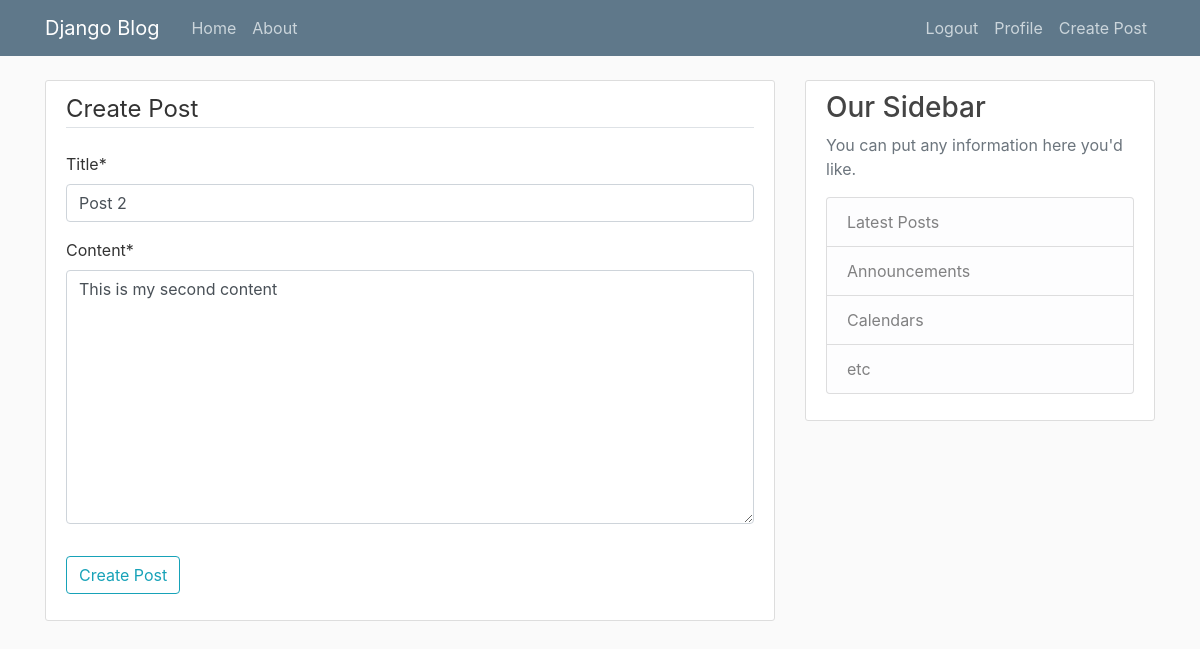
Page /post/2/update/ (signed in) on the earlier database version.
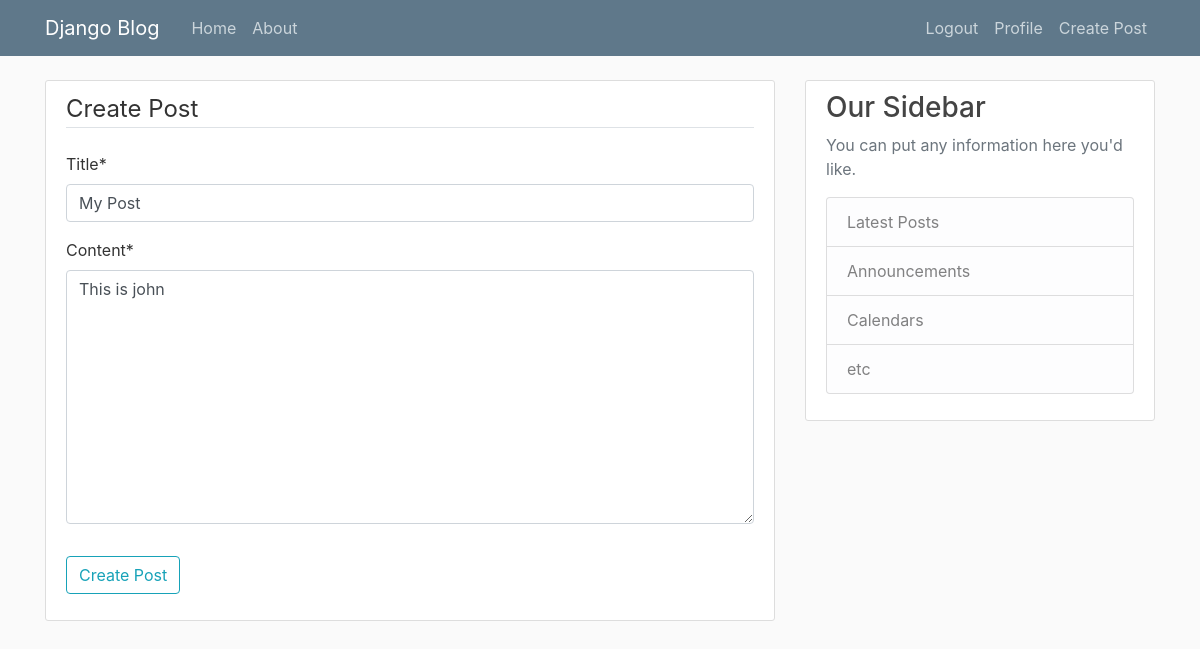
Same page on the later database version.
### blog/models.py (models this page shows, shortened)
class Post(models.Model):
   title = models.CharField(max_length=100)
   content = models.TextField()
   date_posted = models.DateTimeField(default=timezone.now)
   author = models.ForeignKey(User, on_delete=models.CASCADE)

### blog/views.py (the view, shortened to what this page needs)
# urls.py: path('post/<int:pk>/update/', PostUpdateView.as_view(), name="post-update"),
class PostUpdateView(LoginRequiredMixin, UserPassesTestMixin, UpdateView):
    model = Post
    fields = ['title','content']
    template_name = 'blog/create.html'
    def test_func(self):
        post = self.get_object()
        if self.request.user == post.author:
            return True
        return False

### blog/templates/blog/create.html (shortened to what this page needs)
{% extends 'blog/base.html'%}
{% load crispy_forms_tags %}
{% block content %}
    <div class="content-section">
        <form method="POST">
            <fieldset class="form-group">
                <legend class="border-bottom mb-4">Create Post</legend>
                {{ form|crispy }}
            </fieldset>
            <div class="form-group">
                <button type="submit" class="btn btn-outline-info">Create Post</button>
            </div>
        </form>
    </div>
{% endblock content %}

### blog/templates/blog/base.html (shortened to what this page needs)
{% load static %}
<!doctype html>
<html lang="en">
<head>
    <link rel="stylesheet" href="https://stackpath.bootstrapcdn.com/bootstrap/4.3.1/css/bootstrap.min.css"
>
    <link rel="stylesheet" href="{% static 'blog/main.css' %}">
</head>
<body>
    {% include 'blog/nav.html' %}
    <main role="main" class="container">
        <div class="row">
            <div class="col-md-8">
                {% block content %}{% endblock %}
            </div>
            <div class="col-md-4">
                <div class="content-section">
                    <h3>Our Sidebar</h3>
                    <p class='text-muted'>You can put any information here you'd like.
                        <ul class="list-group">
                            <li class="list-group-item list-group-item-light">Latest Posts</li>
                            <li class="list-group-item list-group-item-light">Announcements</li>
                            <li class="list-group-item list-group-item-light">Calendars</li>
                            <li class="list-group-item list-group-item-light">etc</li>
                        </ul>
                    </p>
                </div>
            </div>
        </div>
    </main>
</body>
</html>

### blog/templates/blog/nav.html (shortened to what this page needs)
  <header class="site-header">
        <nav class="navbar navbar-expand-md navbar-dark bg-steel fixed-top">
            <div class="container">
                <a class="navbar-brand mr-4" href="{% url 'blog-home' %}">Django Blog</a>
                <div class="collapse navbar-collapse" id="navbarToggle">
                    <div class="navbar-nav mr-auto">
                        <a class="nav-item nav-link" href="{% url 'blog-home' %}">Home</a>
                        <a class="nav-item nav-link" href="{% url 'blog-about' %}">About</a>
                    </div>
                    <div class="navbar-nav">
                      {% if user.is_authenticated %}
                        <a class="nav-item nav-link" href="{% url 'logout' %}">Logout</a>
                        <a class="nav-item nav-link" href="{% url 'profile' %}">Profile</a>
                        <a class="nav-item nav-link" href="{% url 'post-create' %}">Create Post</a>
                      {% else%}
                        <a class="nav-item nav-link" href="{% url 'login' %}">Login</a>
                        <a class="nav-item nav-link" href="{% url 'register' %}">Register</a>
                      {% endif %}
                    </div>
                </div>
            </div>
        </nav>
    </header>

### blog/static/blog/main.css (style rules this page uses)
body { background: #fafafa; color: #333333; margin-top: 5rem; }
h1, h2, h3, h4, h5, h6 { color: #444444; }
ul { margin: 0; }
.bg-steel { background-color: #5f788a; }
.site-header .navbar-nav .nav-link { color: #cbd5db; }
.content-section { background: #ffffff; padding: 10px 20px; border: 1px solid #dddddd; border-radius: 3px; margin-bottom: 20px; }

Differences in the rows shown:
changed Post: title "Post 2" → "My Post"; content "This is my second content" → "This is john"
